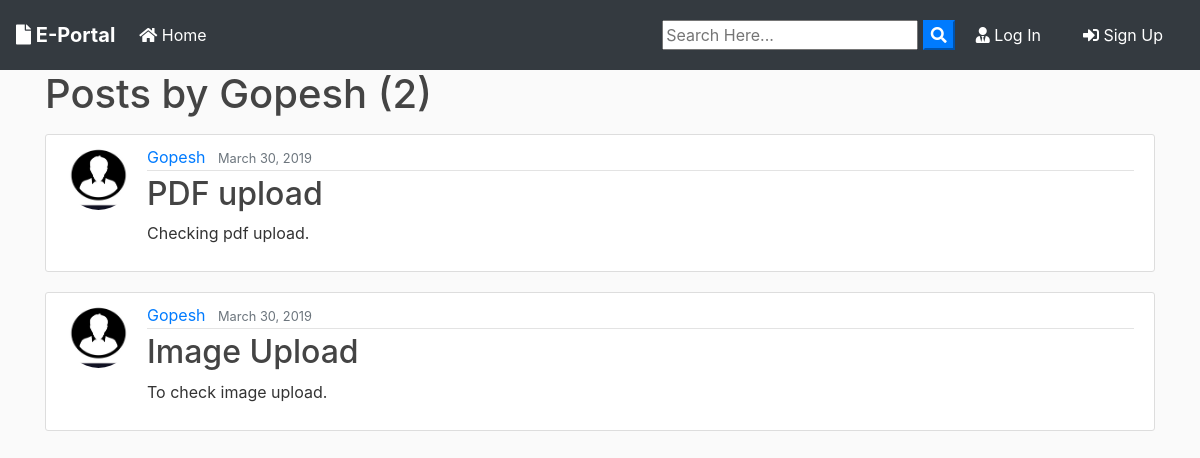
Page /user/Gopesh on the committed database.
### blog/models.py (models this page shows, shortened)
class Post(models.Model):
	title = models.CharField(max_length=100)
	file = models.FileField(null=True,blank=True,upload_to='Files')
	content = models.TextField()
	date_posted = models.DateTimeField(default=timezone.now)
	author = models.ForeignKey(User, on_delete=models.CASCADE)

### users/models.py (models this page shows, shortened)
class Profile(models.Model):
    user = models.OneToOneField(User, on_delete=models.CASCADE)
    image = models.ImageField(default='default.jpg', upload_to='profile_pics')

### blog/views.py (the view)
# urls.py: path('user/<str:username>', UserPostListView.as_view(), name='user-posts'),
class UserPostListView(ListView):
    model = Post
    template_name = 'blog/user_posts.html'  # <app>/<model>_<viewtype>.html
    context_object_name = 'posts'
    paginate_by = 2
    def get_queryset(self):
        user = get_object_or_404(User, username=self.kwargs.get('username'))
        return Post.objects.filter(author=user).order_by('-date_posted')

### blog/templates/blog/user_posts.html (shortened to what this page needs)
{% extends "blog/base.html" %}
{% block content %}
    <h1 class="mb-3">Posts by {{ view.kwargs.username }} ({{ page_obj.paginator.count }})</h1>
    {% for post in posts %}
        <article class="media content-section">
          <img class="rounded-circle article-img" src="{{ post.author.profile.image.url }}">
          <div class="media-body">
            <div class="article-metadata">
              <a class="mr-2" href="{% url 'user-posts' post.author.username %}">{{ post.author }}</a>
              <small class="text-muted">{{ post.date_posted|date:"F d, Y" }}</small>
            </div>
            <h2><a class="article-title" href="{% url 'post-detail' post.id %}">{{ post.title }}</a></h2>
            <p class="article-content">{{ post.content }}</p>
          </div>
        </article>
    {% endfor %}
{% endblock content %}

### blog/templates/blog/base.html (shortened to what this page needs)
{% load static %}
<!doctype html>
<html lang="en">
  <head>
    <link rel="stylesheet" href="https://stackpath.bootstrapcdn.com/bootstrap/4.3.1/css/bootstrap.min.css">
    <link rel="stylesheet" href="https://use.fontawesome.com/releases/v5.8.1/css/all.css" >
    <link rel="stylesheet" href="{% static 'blog/main.css' %}">
</head>
  <body>
        <nav class="navbar navbar-expand-lg navbar-dark bg-dark">
                <a class="navbar-brand font-weight-bold" href="{% url 'blog-home' %}"><i class="fas fa-file"></i> E-Portal</a>
                <div class="collapse navbar-collapse" id="navbarSupportedContent">
                  <ul class="navbar-nav mr-auto">
                    <li class="nav-item active">
                      <a class="nav-link" href="{% url 'blog-home' %}"><i class="fas fa-home"></i> Home <span class="sr-only">(current)</span></a>
                    </li>
                  </ul>
                  <form id="searchform" action="{% url 'search' %}" method="get">
                    <input type="text" name="q" type="text" value="{{ request.GET.q }}" placeholder="Search Here..." />
                    <button type="button" onclick="searchform.submit()" class=" text-white my-color btn-primary"><i class="fa fa-search"></i></button>
                </form>
                    {% if user.is_authenticated %}
                    <a href="{% url 'user-posts' user %}" class="btn text-white m-2"><i class="fas fa-user-shield"></i> My Post</a>
                    <a href="{% url 'post-create' %} " class="btn text-white m-2"><i class="fas fa-user-edit"></i> New Post</a>
                    <a href="{% url 'profile' %} " class="btn text-white m-2"><i class="fas fa-user"></i> {{ user.username }}</a>
                    <a href="{% url 'logout' %} " class="btn text-white m-2"><i class="fas fa-sign-out-alt"></i> Log Out</a>
                    {% else %}
                    <a href="{% url 'login' %} " class="btn text-white m-2"><i class="fas fa-user-tie"></i> Log In</a>
                    <a href="{% url 'register' %} " class="btn text-white m-2"> <i class="fas fa-sign-in-alt"></i> Sign Up</a>
                    {% endif %}
                </div>
              </nav>
      <div class="container my-bg">
    {% block content %}
    {% endblock  %}
</div>
  </body>
</html>

### blog/static/blog/main.css (style rules this page uses)
body { background: #fafafa; color: #333333; margin-top: 0; }
h1, h2, h3, h4, h5, h6 { color: #444444; }
ul { margin: 0; }
.content-section { background: #ffffff; padding: 10px 20px; border: 1px solid #dddddd; border-radius: 3px; margin-bottom: 20px; }
.article-title { color: #444444; }
.article-content { white-space: pre-line; }
.article-img { height: 65px; width: 65px; margin-right: 16px; }
.article-metadata { padding-bottom: 1px; margin-bottom: 4px; border-bottom: 1px solid #e3e3e3 }

### rows in the picture
Post: author.profile.image (picture), author "Gopesh", date_posted "March 30, 2019", title "PDF upload", content "Checking pdf upload."
Post: author.profile.image (picture), author "Gopesh", date_posted "March 30, 2019", title "Image Upload", content "To check image upload."

### other values in the picture
{{ view.kwargs.username }} "Gopesh"
{{ page_obj.paginator.count }} "2"
